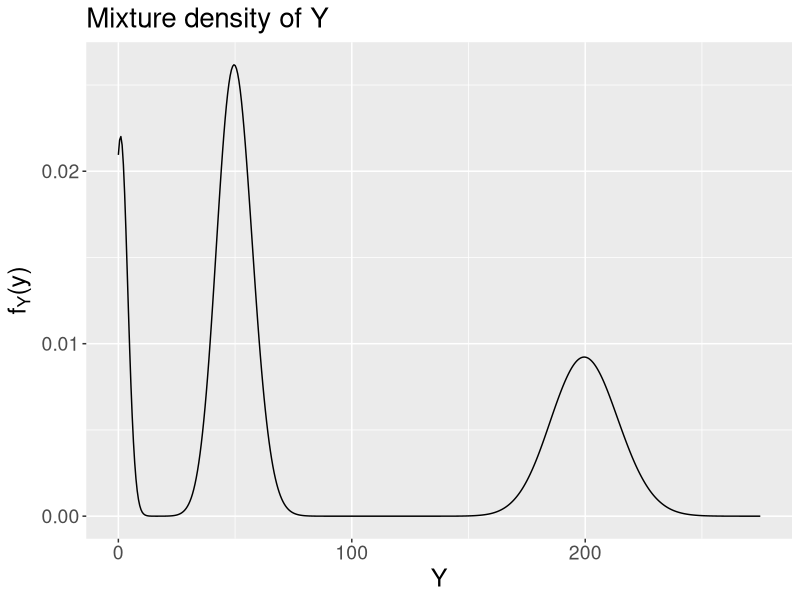

The R source for this figure:
install.packages("ggplot2")
library(ggplot2)

mat=rmultinom(1, 10000000, c(1/6,1/2,1/3))
first=rnorm(mat[1,1], -10, 3)
second=rnorm(mat[2,1], 0, 1)
third=rnorm(mat[3,1], 4, 2)
sample = c(rpois(n = mat[1,1],1), rpois(n = mat[2,1],50), rpois(n = mat[3,1],200))

densityplot = ggplot()+ aes(sample) + geom_density() + ggtitle("Mixture density of Y")
densityplot + ylab(expression("f"[ Y ]*"(y)"))  + xlab("Y") + theme(axis.text=element_text(size=14),axis.title=element_text(size=18), plot.title=element_text(size=20))
geom_segment(aes(x=-10, y=0, xend=-10, yend=max(first)))
